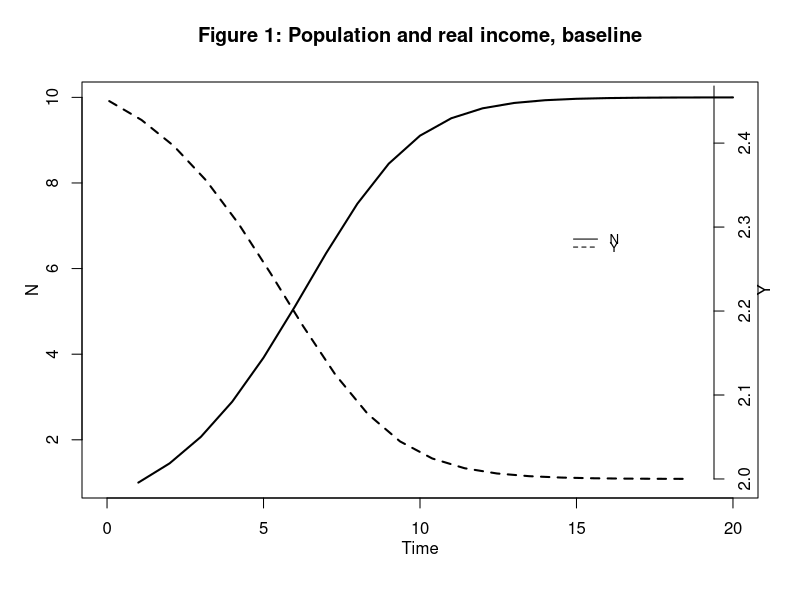
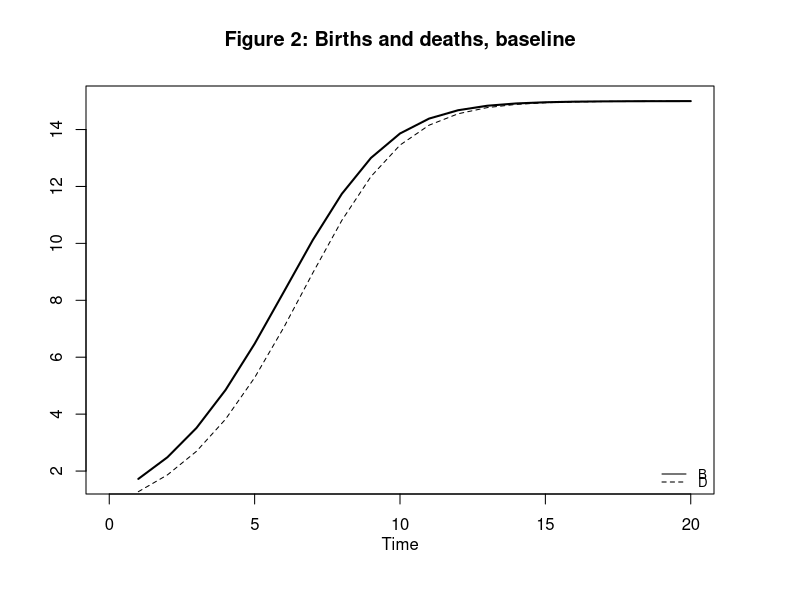
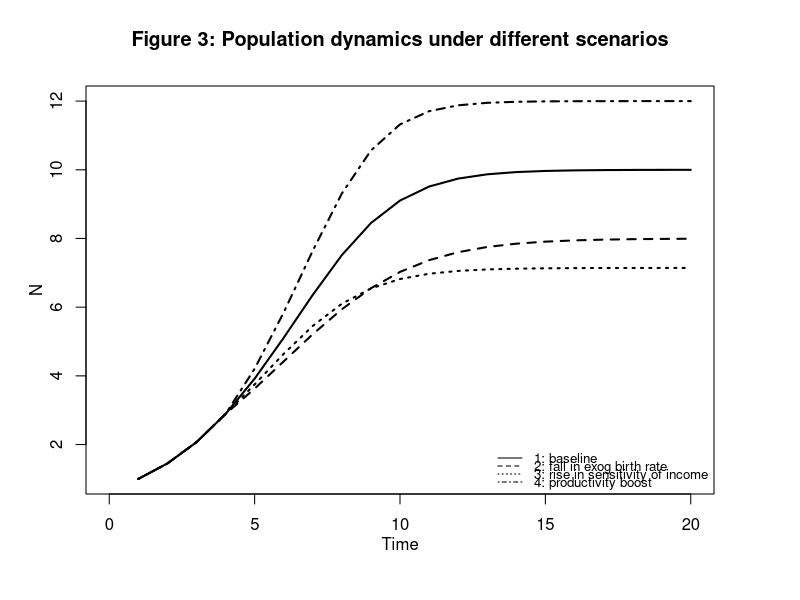
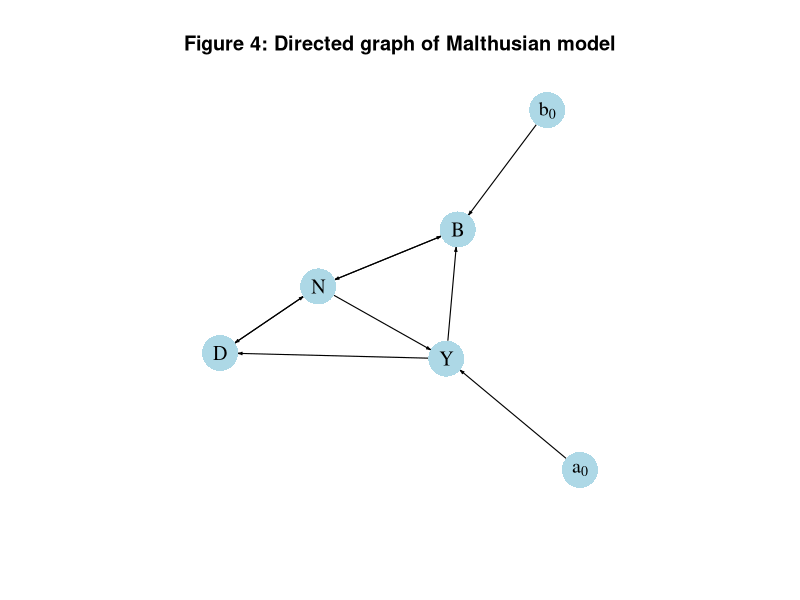

Write R code to recreate these figures, in order.
## ---- chunk 1
# Clear the environment
rm(list=ls(all=TRUE))

# Set number of periods
T=100

# Set number of scenarios (including baseline)
S=4

# Set period in which shock/shift will occur
s=5

# Create (S x T)-matrices that will contain the simulated data
N=matrix(data=0,nrow=S,ncol=T) # population
Y=matrix(data=0,nrow=S,ncol=T) # real income
B=matrix(data=0,nrow=S,ncol=T) # births
D=matrix(data=0,nrow=S,ncol=T) # deaths
N_eq=vector(length=S)          # equilibrium population
Y_eq=vector(length=S)          # equilibrium real income
B_eq=vector(length=S)          # equilibrium births
D_eq=vector(length=S)          # equilibrium deaths

# Set baseline parameter values
b0=matrix(data=0.5,nrow=S,ncol=T) # Exogenous birth rate
b1=0.5 # Sensitivity of births with respect to real income
d0=2.5 # Exogenous death rate
d1=0.5 # Sensitivity of deaths with respect to real income
a0=matrix(data=2.5,nrow=S,ncol=T) # Exogenous component of real income 
a1=matrix(data=0.05,nrow=S,ncol=T) #Sensitivity of the real income with respect to population

# Set parameter values for different scenarios
for (i in 1:S){  
  for (t in 1:T){
   if (t>=s && i==2){ # scenario 2: reduction in birth rate
    b0[2,t]=0.4
    }
    if (t>=s && i==3){ # scenario 3: increase in sensitivity of real income with respect to population
    a1[3,t]=0.07
   }
   if (t>=s && i==4){ # scenario 4: improvement in productivity
    a0[4,t]=2.6
   }
  }
}
  
# Initialise 
N[,1]=1
Y[,1]=1
B[,1]=1
D[,1]=1

# Simulate the model by looping over T time periods for S different scenarios
for (i in 1:S){  

  for (t in 2:T){
 
    for (iterations in 1:1000){ # run the model 1000-times in each period 
       
      # (1) Population dynamics    
      N[i,t] = N[i,t-1] + B[i,t-1] - D[i,t-1]
      
      # (2) Births
      B[i,t] = (b0[i,t] + b1*Y[i,t])*N[i,t]
      
      # (3) Deaths
      D[i,t] = (d0 - d1*Y[i,t])*N[i,t]  
      
      # (4) Real income
      Y[i,t] = a0[i,t] - a1[i,t]*N[i,t]   
      
    }  # close iterations loop 
  }    # close time loop
}      # close scenario loop

## ---- chunk 2
# Set maximum period for plots
Tmax=20

## Baseline
#Population and real income
plot(N[1, 2:(Tmax+1)],type="l", lwd=2, lty=1, xlim=range(0:(Tmax)), ylab = '', xlab = '')
title(main="Figure 1: Population and real income, baseline",ylab = 'N', xlab = 'Time',cex=0.8, line=2)
par(mar = c(5, 4, 4, 4) + 0.3)
par(new = TRUE)
plot(Y[1, 2:Tmax],type="l", col=1, lwd=2, lty=2, font.main=1,cex.main=1,ylab = '', axes=FALSE,
     xlab = '',ylim = range(Y[1, 2:20]),cex=0.8)
axis(side = 4, at = pretty(range(Y[1, 2:Tmax])))  
mtext("Y", side = 4, line = 2)
legend(15, 2.3, legend=c("N", "Y"),
        lty=1:2, cex=0.8, bty = "n", y.intersp=0.5)

# Births and deaths
plot(B[1, 2:(Tmax+1)],type="l", col=1, lwd=2, lty=1, xlim=range(0:(Tmax)), xlab="", ylab="") 
title(main="Figure 2: Births and deaths, baseline", xlab = 'Time',cex=0.8,line=2)
lines(D[1, 2:Tmax],lty=2)
legend("bottomright", legend=c("B", "D"),
       lty=1:2, cex=0.8, bty = "n", y.intersp=0.5)

## ---- chunk 3
## Population dynamics under different scenarios
plot(N[1, 2:(Tmax+1)],type="l", lwd=2, lty=1, xlim=range(0:(Tmax)), ylim=range(N[4, 2:Tmax]), ylab = '', xlab = '')
title(main="Figure 3: Population dynamics under different scenarios",ylab = 'N', xlab = 'Time',cex=0.8, line=2)
lines(N[2, 2:(Tmax+1)],lty=2, lwd=2)
lines(N[3, 2:(Tmax+1)],lty=3, lwd=2)
lines(N[4, 2:(Tmax+1)],lty=4, lwd=2)
legend("bottomright", legend=c("1: baseline","2: fall in exog birth rate", "3: rise in sensitivity of income",
      "4: productivity boost"), lty=1:4, cex=0.8, bty = "n", y.intersp=0.5)

## ---- chunk 4
## Create directed graph
# Construct auxiliary Jacobian matrix for 6 variables: N, B, D, Y, b0, a0,
# where non-zero elements in regular Jacobian are set to 1 and zero elements are unchanged

M_mat=matrix(c(0,1,1,0,0,0,
              1,0,0,1,1,0,
              1,0,0,1,0,0,
              1,0,0,0,0,1,
              0,0,0,0,0,0,
              0,0,0,0,0,0), 6, 6, byrow=TRUE)

# Create adjacency matrix from transpose of auxiliary Jacobian and add column names
A_mat=t(M_mat)

# Create directed graph from adjacency matrix
library(igraph)
dg=graph_from_adjacency_matrix(A_mat, mode="directed", weighted= NULL)

# Define node labels
V(dg)$name=c("N", "B", "D", "Y", expression(b[0]), expression(a[0]))

# Plot directed graph matrix
plot(dg, main="Figure 4: Directed graph of Malthusian model", vertex.size=20, vertex.color="lightblue", 
     vertex.label.color="black", edge.arrow.size=0.2, edge.width=1.1, edge.size=1.2,
     edge.arrow.width=1, edge.color="black", vertex.label.cex=1.2, 
     vertex.frame.color="NA", margin=-0.05)
## ---- chunk 5
# Calculate analytical equilibrium solutions 
for (i in 1:S){
N_eq[i]=(b0[i,T]-d0+a0[i,T]*(b1+d1))/(a1[i,T]*(b1+d1))
Y_eq[i]=(d0-b0[i,T])/(b1+d1)
B_eq[i]=(b0[i,T] + b1*Y_eq[i])*N_eq[i]
D_eq[i]=(d0 - d1*Y_eq[i])*N_eq[i]
}

# Compare with numerical solutions (here for the example of Y, scenario1)
Y_eq[1]
Y[1,T]

# Check stability condition for all scenarios
for (i in 1:S){
print(abs(1-b0[i,T]+d0-a0[i,T]*(b1+d1)) < 1)
}
